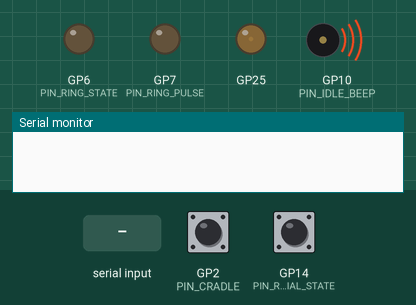
This program was run on a simulated Raspberry Pi Pico. Parts: output pins drawn as LEDs (lit = HIGH), buzzer (waves = sounding), the last lines printed to the serial monitor. Dashed ring = blinking. Inputs (shaded band) come from the test bench; at power-on: GP2 (PIN_CRADLE) HIGH, GP14 (PIN_ROTARY_DIAL_STATE) HIGH. EEPROM starts erased; the modem accepts every AT command (registered, SIM ready, sends succeed) and sends nothing else.

Above: at 1.2 s.
1.3 s: "RING\n" received over the second serial link
At 2.75 s:
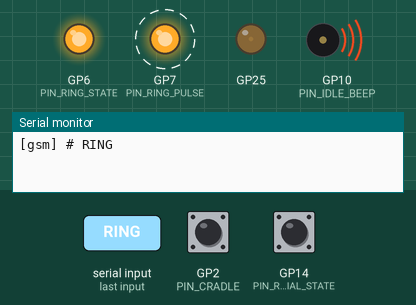
4.3 s: GP2 (PIN_CRADLE) pulled LOW for 0.15 s
5.9 s: "00\n" received over Serial
8.8 s: "NO CARRIER\n" received over Serial
11.3 s: "00\n" received over the second serial link
13.8 s: "BUSY\n" received over Serial
Timing chart, 0 to 16.8 s (numbered marks = the images above; inputs shaded):
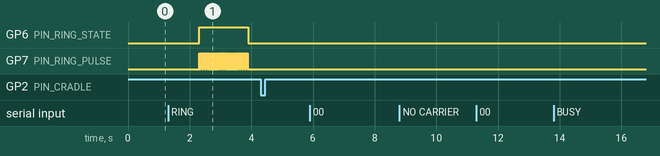

The program:

main.cpp
```cpp
#include <Arduino.h>
#include "gsm.hpp"
#include "cradle.hpp"
#include "rotary_dial.hpp"
#include "caller.hpp"
#include "relais.hpp"

void onCradleStateChanged(PinStatus state)
{
    if (state == CRADLE_HUNG_UP)
    {
        GSM.hangUp();
        RotaryDial.number = "";
    }
    else
    {
        GSM.accept();
    }
}

void onRing()
{
    if(Cradle.state == CRADLE_PICKED_UP)
    {
        GSM.hangUp();
        return;
    }

    pinMode(PIN_RING_STATE, OUTPUT);
    pinMode(PIN_RING_PULSE, OUTPUT);
    digitalWrite(PIN_RING_STATE, HIGH);

    for (int i = 0; i < 40; i++)
    {
        if (Cradle.read() == CRADLE_PICKED_UP)
        {
            break;
        }

        digitalWrite(PIN_RING_PULSE, HIGH);
        delay(20);
        digitalWrite(PIN_RING_PULSE, LOW);
        delay(20);
    }

    digitalWrite(PIN_RING_STATE, LOW);
}

bool isIdleBeeping = false;

void setup()
{
    // Enable builtin-led at minimal brightness to indicate the pico power state.
    pinMode(25, OUTPUT);
    analogWrite(25, 10);

    Serial.begin(19200);
    GSM.begin(onRing);
    Cradle.begin(onCradleStateChanged);
    RotaryDial.begin();
    Caller.begin();

    tone(PIN_IDLE_BEEP, 425);
}

void loop()
{
    GSM.loop();
    Cradle.loop();

    if (Cradle.state == CRADLE_PICKED_UP)
    {
        RotaryDial.loop();
        Caller.loop();

        if (!GSM.isCalling && !isIdleBeeping && !RotaryDial.number.startsWith("00"))
        {
            isIdleBeeping = true;
            Relais.reset();
        }
    }

    if (isIdleBeeping && (Cradle.state == CRADLE_HUNG_UP || GSM.isCalling || RotaryDial.number.startsWith("00")))
    {
        isIdleBeeping = false;
        Relais.set();
    }
}
```

caller.hpp
```cpp
#pragma once
#include <Arduino.h>

inline class Caller
{
public:
    void begin();
    void loop();
private:
    bool isPhoneNumberEligible();
} Caller;
```

cradle.hpp
```cpp
#pragma once
#include "Arduino.h"
#include <definitions.hpp>

#define CRADLE_PICKED_UP LOW
#define CRADLE_HUNG_UP HIGH

typedef void (*StateChangedCallback)(PinStatus state);

inline class Cradle
{
public:
    void begin(StateChangedCallback stateChanged);
    void loop();
    PinStatus read();

    PinStatus state = CRADLE_HUNG_UP;

private:
    StateChangedCallback onStateChanged = NULL;
} Cradle;
```

definitions.hpp
```cpp
#define DEBUG_GSM true
#define DEBUG_CRADLE true
#define DEBUG_ROTARY_DIAL true
#define DEBUG_CALLER true

#define PIN_CRADLE 2

#define PIN_RING_STATE 6
#define PIN_RING_PULSE 7
#define RING_AMOUNT 40
#define RING_PULSE_FREQ 25

#define PIN_IDLE_BEEP 10
#define PIN_SPEAKER_RELAIS_SET 11
#define PIN_SPEAKER_RELAIS_RESET 12

#define PIN_ROTARY_DIAL_STATE 14
#define PIN_ROTARY_DIAL_PULSE 15
#define ROTARY_DIAL_PULSE_FREQ 10

#define AUTO_CALL_TIMEOUT 4000
#define AUTO_CALL_MIN_NUMBER_LENGTH 6
```

gsm.hpp
```cpp
#pragma once
#include <Arduino.h>

typedef void (*RingCallback)();

inline class GSM
{
public:
    void begin(RingCallback ring);
    void call(String phoneNumber);
    void accept();
    void hangUp();
    void loop();

    bool isCalling = false;

private:
    bool isReadAvailable();
    String readLine();
    bool readOkOrError();
    void write(String str);

    RingCallback onRing;
} GSM;
```

relais.hpp
```cpp
#pragma once

inline class Relais
{
public:
    void set();
    void reset();
} Relais;
```

rotary_dial.hpp
```cpp
#pragma once
#include <Arduino.h>

inline class RotaryDial
{
public:
    void begin();
    void loop();

    String number = "";
    unsigned long lastDialTimeMs = 0;
private:
} RotaryDial;
```

caller.cpp
```cpp
#include <Arduino.h>
#include <EEPROM.h>
#include "caller.hpp"
#include "rotary_dial.hpp"
#include "gsm.hpp"
#include "definitions.hpp"

#define EEPROM_NUMBER_BUFFER_SIZE 15

void Caller::begin()
{
    EEPROM.begin(256);
}

void Caller::loop()
{
    if (!GSM.isCalling && isPhoneNumberEligible())
    {
        unsigned long delta = millis() - RotaryDial.lastDialTimeMs;

#if DEBUG_CALLER
        if (delta % 500 == 0)
        {
            String remaining = String(round((AUTO_CALL_TIMEOUT - delta) / 100.0) / 10);
            Serial.println("[caller/debug] Call in " + remaining + "s");
        }
#endif

        if (delta < AUTO_CALL_TIMEOUT)
            return;

        if (RotaryDial.number.startsWith("000"))
        {
            uint8_t slot = RotaryDial.number.substring(3, 4).toInt();
            String number = RotaryDial.number.substring(4);

            char numberBuffer[EEPROM_NUMBER_BUFFER_SIZE];
            number.toCharArray(numberBuffer, sizeof(numberBuffer));
            EEPROM.put((slot - 1) * EEPROM_NUMBER_BUFFER_SIZE, numberBuffer);
            EEPROM.commit();

            RotaryDial.number = "";
#if DEBUG_CALLER
            Serial.println("[caller/debug] Stored \"" + String(numberBuffer) + "\" in slot " + String(slot));
#endif
        }
        else if (RotaryDial.number.startsWith("00"))
        {
            uint8_t slot = RotaryDial.number.substring(2, 3).toInt();
            char numberBuffer[EEPROM_NUMBER_BUFFER_SIZE];
            EEPROM.get((slot - 1) * EEPROM_NUMBER_BUFFER_SIZE, numberBuffer);
            String number = String(numberBuffer);

            GSM.call(number);

#if DEBUG_CALLER
            Serial.println("[caller/debug] Called \"" + number + "\" from slot " + String(slot));
#endif
        }
        else
            GSM.call(RotaryDial.number);
    }
}

bool Caller::isPhoneNumberEligible()
{
    String number = RotaryDial.number;

    // real number is called (not a 000 save dial), and min. configured length
    if (number.length() >= AUTO_CALL_MIN_NUMBER_LENGTH && !RotaryDial.number.startsWith("000"))
        return true;

    // quick-dial (not save dial) is performed, and min. "00" + a slot number
    if (number.startsWith("00") && !number.startsWith("000") && number.length() >= 3)
        return true;

    // save dial is performed, and min. "000" + slot number + the usual min length
    if (number.startsWith("000") && number.length() >= 4 + AUTO_CALL_MIN_NUMBER_LENGTH)
        return true;

    return false;
}
```

cradle.cpp
```cpp
#include "Arduino.h"
#include "cradle.hpp"
#include "definitions.hpp"

void Cradle::begin(StateChangedCallback stateChanged)
{
    onStateChanged = stateChanged;

    pinMode(PIN_CRADLE, INPUT_PULLUP);
}

PinStatus Cradle::read()
{
    return digitalRead(PIN_CRADLE);
}

void Cradle::loop()
{
    PinStatus newState = read();
    if (state != newState)
    {
        state = newState;
        onStateChanged(state);

#if DEBUG_CRADLE
        Serial.println("[cradle/debug] state = " + String(state == CRADLE_PICKED_UP ? "PICKED_UP" : "HUNG_UP"));
#endif
    }
}
```

gsm.cpp
```cpp
#include "gsm.hpp"
#include "definitions.hpp"

void GSM::begin(RingCallback ring)
{
    onRing = ring;

    Serial1.begin(19200);
}

void GSM::call(String phoneNumber)
{
    write("ATD " + phoneNumber + ";");

    if (readOkOrError())
    {
        isCalling = true;

#if DEBUG_GSM
        Serial.println("[gsm/debug] isCalling = true (call initiated)");
#endif
    }
}

void GSM::accept()
{
    write("ATA");

    if (readOkOrError())
    {
        isCalling = true;

#if DEBUG_GSM
        Serial.println("[gsm/debug] isCalling = true (call accepted)");
#endif
    }
}

void GSM::hangUp()
{
    write("ATH");

    isCalling = false;

#if DEBUG_GSM
    Serial.println("[gsm/debug] isCalling = false (hung up)");
#endif
}

void GSM::loop()
{
    while (isReadAvailable())
    {
        String str = readLine();
        if (str == "NO CARRIER" || str == "BUSY" || str == "NO ANSWER")
        {
            isCalling = false;

#if DEBUG_GSM
            Serial.println("[gsm/debug] isCalling = false (" + str + ")");
#endif
        }
        else if (str == "RING")
        {
            onRing();

#if DEBUG_GSM
            Serial.println("[gsm/debug] onRing executed");
#endif
        }
    }

    while (Serial.available())
    {
        String str = Serial.readStringUntil('\r');
#if DEBUG_GSM
        if (str == "accept")
        {
            accept();
            continue;
        }
        else if (str == "hangUp")
        {
            hangUp();
            continue;
        }
        else if (str.startsWith("call "))
        {
            call(str.substring(5));
            continue;
        }
#endif

        write(str);
    }
}

bool GSM::isReadAvailable()
{
    return Serial1.available();
}

String GSM::readLine()
{
    String str = Serial1.readStringUntil('\r');
    str.replace("\n", "");
    if (str != "")
    {
        Serial.println("[gsm] # " + str);
    }

    return str;
}

bool GSM::readOkOrError()
{
    int time = millis();
    while (millis() < time + 1000) // 1 second timeout
    {
        String str = readLine();
        if (str == "OK")
        {
            return true;
        }
        else if (str == "ERROR")
        {
            return false;
        }
    }

    return false;
}

void GSM::write(String str)
{
    Serial1.print(str + "\r");
    Serial.println("[gsm] @ " + str);
}
```

relais.cpp
```cpp
#include <Arduino.h>
#include "relais.hpp"
#include "definitions.hpp"

void Relais::set()
{
    pinMode(PIN_SPEAKER_RELAIS_SET, OUTPUT);
    digitalWrite(PIN_SPEAKER_RELAIS_SET, HIGH);
    delay(20);
    digitalWrite(PIN_SPEAKER_RELAIS_SET, LOW);
}

void Relais::reset()
{
    pinMode(PIN_SPEAKER_RELAIS_RESET, OUTPUT);
    digitalWrite(PIN_SPEAKER_RELAIS_RESET, HIGH);
    delay(20);
    digitalWrite(PIN_SPEAKER_RELAIS_RESET, LOW);
}
```

rotary_dial.cpp
```cpp
#include <Arduino.h>
#include "rotary_dial.hpp"
#include "definitions.hpp"

void RotaryDial::begin()
{
    pinMode(PIN_ROTARY_DIAL_STATE, INPUT_PULLUP);
    pinMode(PIN_ROTARY_DIAL_PULSE, INPUT_PULLUP);
}

void RotaryDial::loop()
{
    int counter = 0;
    while (digitalRead(PIN_ROTARY_DIAL_STATE) == LOW)
    {
        if (digitalRead(PIN_ROTARY_DIAL_PULSE) == HIGH)
        {
            counter++;
            lastDialTimeMs = millis();

#if DEBUG_ROTARY_DIAL
            Serial.println("[rotarydial/debug] counter = " + String(counter));
#endif

            delay(1000.0 / ROTARY_DIAL_PULSE_FREQ);
        }
    }

    if (counter > 0)
    {
        counter %= 10; // 10 -> 0
        number += String(counter);
        Serial.println("[rotarydial] Number: " + number);
    }
}
```

Measured:
- after the input at 1.3 s, GP6 (PIN_RING_STATE): LOW → HIGH after 1.0 s, → LOW 1.6 s later; GP7 (PIN_RING_PULSE): alternates HIGH for 0.02 s and LOW for 0.02 s, 80 changes in all, then stays LOW, starting after 1.0 s
